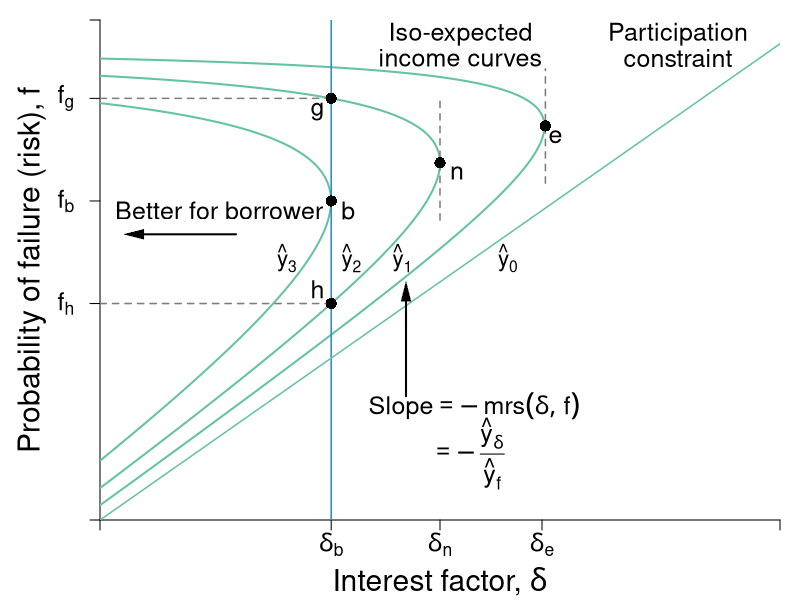

R code for this plot:
#Graph Designer: Simon Halliday
#Authors: Bowles, Foley and Halliday
#Title: Coordination, Conflict and Competition: A Text in Microeconomics

library(shape)
pdf(file = "credit/non_contractual_brf_part_a.pdf", width = 8, height = 6)

#Set parameters for graphics
axislabelsize <- 1.8
labelsize <- 1.5
namesize <- 1.8
annotatesize <- 1.5
graphlinewidth <- 2
segmentlinewidth <- 1.5

COL <- c("#7fc97f", "#beaed4", "#fdc086", "#ffff99", "#386cb0", "#f0027f", "#bf5b17", "#666666")
COLA <- c("#e0f3db", "#99d8c9","#66c2a4","#41ae76", "#238b45", "#005824")
COLB <- c("#c6dbef", "#4eb3d3", "#2b8cbe", "#0868ac","#084081")
grays <- gray.colors(25, start = 1, end = 0, alpha = 1)

#Edited the margins to cater for the larger LHS labels
par(mar =  c(4, 5, 1, 1))

brfFn <- function(delta, mu = 1) {
  .5 + (delta / (2 * mu)) 
}

isoreturnFn <- function(delta, pi=0.125) {
  1 - (pi)/delta
}


yFn <- function(d1, f1, mu = 1){
  mu*f1*(1 - f1) - d1*(1 - f1)
}

ylow <- function(delta, mu = 1, ybar = 0.03){
  (-sqrt(delta^2 - 2*delta*mu + mu^2 - 4*mu*ybar) + delta + mu)/(2*mu)
}

yhigh <- function(delta, mu = 1, ybar = 0.03){
  (sqrt(delta^2 - 2*delta*mu + mu^2 - 4*mu*ybar) + delta + mu)/(2*mu)
}

xlims <- c(0, 1)
ylims <- c(0, 1.05)

npts <- 501 
d1 <- seq(xlims[1], xlims[2], length.out = npts)
f1 <- seq(ylims[1], ylims[2], length.out = npts) 
a <- c(0.03, 0.0625, 0.109)

plot(0, 0, xlim = xlims, ylim = ylims, type = "n",
     xlab = expression(paste("")),
     ylab = expression(paste("")), 
     xaxt = "n", 
     yaxt = "n", 
     cex.lab = axislabelsize, 
     bty = "n", 
     xaxs="i", 
     yaxs="i"
)


# ticksy <- seq(from = 0, to = ylims[2], by = 0.1)
# ylabels <- seq(from = 0, to = ylims[2], by = 0.1)
# ticksx <- seq(from = 0, to = xlims[2], by = 0.1)
# xlabels <- seq(from = 0, to = xlims[2], by = 0.1)
#ticksy <- c(ylims[1], 0.5, brfFn(delta = 0.34), brfFn(delta = 0.5), brfFn(delta = 0.65), yhigh(delta = 0.5), ylims[2])
#ticksy <- c(ylims[1], 0.5, brfFn(delta = 0.34), NA, brfFn(delta = 0.5), NA, NA, ylims[2])
ticksy <- c(ylims[1], NA, NA, ylow(delta = 0.34, ybar = 0.0625), brfFn(delta = 0.34), NA, yhigh(delta = 0.34, ybar = 0.0625), ylims[2])

ylabels <- c(NA, NA, NA, NA,NA,NA, NA, NA)
#ylabels <- c(NA, expression(paste(f == frac(1,2))), expression(paste(f^d)), expression(paste(f*(delta^L) )),  expression(paste(f*(delta^n) == frac(3,4))),expression(paste(f*(delta^H) )), expression(paste(f^e)), NA)
ticksx <- c(xlims[1], 0.34, 0.5, 0.65, xlims[2])
xlabels <- c(NA,  expression(paste(delta[b])), expression(paste(delta[n])), expression(paste(delta[e])), NA)

axis(1, at = ticksx, pos = 0, labels = xlabels, cex.axis = labelsize)
axis(2, at = ticksy, pos = 0, labels = ylabels, las = 1,cex.axis = labelsize)

#ylabels <- c(NA, expression(paste(f == frac(1,2))), expression(paste(f^d)), expression(paste(f*(delta^L) )),  expression(paste(f*(delta^n) == frac(3,4))),expression(paste(f*(delta^H) )), expression(paste(f^e)), NA)
#text(-0.08, 0.45, expression(paste(f == frac(1,2))), cex = labelsize, xpd =TRUE)

text(-0.05, ylow(delta = 0.34, ybar = 0.0625), expression(paste(f[h])), cex = labelsize, xpd =TRUE)
#text(-0.07, 0.665, expression(paste(f*(delta^L) )), cex = labelsize, xpd =TRUE)
#text(-0.105, 0.753, expression(paste(f*(delta^N) ==frac(3,4) )), cex = labelsize, xpd =TRUE)
#text(-0.07, 0.832, expression(paste(f*(delta^n))), cex = labelsize, xpd =TRUE)
#text(-0.07, 0.93, expression(paste(f*(delta^H) )), cex = labelsize, xpd =TRUE)
text(-0.05, brfFn(delta = 0.34), expression(paste(f[b])), cex = labelsize, xpd =TRUE)
text(-0.05, yhigh(delta = 0.34, ybar = 0.0625), expression(paste(f[g])), cex = labelsize, xpd =TRUE)
# y-labels with numeric values
# text(-0.0905, 0.48, expression(paste(frac(1,2) == f)), cex = labelsize, xpd =TRUE)
# text(-0.05, 0.58, expression(paste(0.57 == f^d)), cex = labelsize, xpd =TRUE)
# text(-0.07, 0.66, expression(paste(0.67 == f*(delta^L) )), cex = labelsize, xpd =TRUE)
# text(-0.105, 0.76, expression(paste(frac(3,4) == f*(delta^n))), cex = labelsize, xpd =TRUE)
# text(-0.07, 0.84, expression(paste(0.83 == f*(delta^n) )), cex = labelsize, xpd =TRUE)
# text(-0.07, 0.93, expression(paste(0.93 == f*(delta^H) )), cex = labelsize, xpd =TRUE)
# text(-0.05, 1.05, expression(paste(1.05f^e)), cex = labelsize, xpd =TRUE)


npts <- 503 
xx1 <- seq(xlims[1], xlims[2], length.out = npts)
xx2 <- seq(0, 1, length.out = npts)

#Draw the graphs
#lines(xx1, brfFn(xx1), col = COLA[4], lwd = graphlinewidth)

#Axis labels
mtext(expression(paste("Interest factor, ", delta)), side = 1, line = 3, cex = axislabelsize)
text(-0.1, 0.5*(ylims[2]), expression(paste("Probability of failure (risk), ", f)), xpd = TRUE, cex = axislabelsize, srt = 90) 

#Contour lines
contour(d1, f1,
        outer(d1, f1, yFn),
        drawlabels = FALSE,
        col = COLA[3],
        lwd = graphlinewidth,
        levels = a,
        xaxs="i",
        yaxs="i",
        add = TRUE)

segments(0.5, 0.63, 0.5, yhigh(delta = 0.5) - 0.05, lty = 2, col = grays[20] , lwd = segmentlinewidth)
segments(0, yhigh(delta = 0.34, ybar = 0.0625), 0.34, yhigh(delta = 0.34, ybar = 0.0625), lty = 2, col = grays[20] , lwd = segmentlinewidth)
segments(0, ylow(delta = 0.34, ybar = 0.0625), 0.34, ylow(delta = 0.34, ybar = 0.0625), lty = 2, col = grays[20] , lwd = segmentlinewidth)

segments(0.34, 0, 0.34, ylims[2], lty = 1, col = COLB[3], lwd = segmentlinewidth)
segments(0.655, brfFn(delta = 0.655) - 0.12, 0.655, brfFn(delta = 0.655) + 0.12, lty = 2, col = grays[20] , lwd = segmentlinewidth)

segments(0, 0, 1, 1, lty = 1, col = COLA[3] , lwd = segmentlinewidth)

# 
# segments(8, 0, 8,indiffA(x = 8)  , lty = 2, col = "gray" , lwd = segmentlinewidth)
# segments(0, indiffA(x = 8) , 8,indiffA(x = 8)  , lty = 2, col = "gray" , lwd = segmentlinewidth)

text(0.5+ 0.025, brfFn(delta = 0.5) - 0.02, expression(paste(n)), cex = labelsize)
points(0.5, brfFn(delta = 0.5), pch = 16, col = "black", cex = 1.5)
text(0.34+ 0.025, brfFn(delta = 0.34) - 0.02, expression(paste(b)), cex = labelsize)
points(0.34, brfFn(delta = 0.34), pch = 16, col = "black", cex = 1.5)
text(0.65 + 0.02, brfFn(delta = 0.65) - 0.02, expression(paste(e)), cex = labelsize)
points(0.655, brfFn(delta = 0.655), pch = 16, col = "black", cex = 1.5)

#Points g and h on the Nash iso-expected income
#but on the lower delta for delta[b]
text(0.34 - 0.02, ylow(delta = 0.34, ybar = 0.0625) + 0.03, expression(paste(h)), cex = labelsize)
points(0.34, ylow(delta = 0.34, ybar = 0.0625), pch = 16, col = "black", cex = 1.5)
text(0.34 - 0.02, yhigh(delta = 0.34, ybar = 0.0625) - 0.028, expression(paste(g)), cex = labelsize)
points(0.34, yhigh(delta = 0.34, ybar = 0.0625), pch = 16, col = "black", cex = 1.5)



text(0.53, 1.02, expression(paste("Iso-expected")), cex = labelsize)
text(0.53, 0.97, expression(paste("income curves")), cex = labelsize)
#text(0.3, 1.01, expression(paste(y[1] == y^L)), cex = labelsize)
#text(0.3, 0.88, expression(paste(y[2] == y^{NE})), cex = labelsize)
#text(0.2, 0.75, expression(paste(y[3] == y^H)), cex = labelsize)

text(0.6, 0.55, expression(paste(hat(y)[0])), cex = labelsize - 0.15)
text(0.445, 0.55, expression(paste(hat(y)[1])), cex = labelsize - 0.15)
text(0.37, 0.55, expression(paste(hat(y)[2])), cex = labelsize - 0.15)
text(0.275, 0.55, expression(paste(hat(y)[3])), cex = labelsize - 0.15)
text(0.55, 0.24, expression(paste("Slope", phantom() == -mrs(delta, f))), cex = labelsize)
text(0.54, 0.14, expression(paste(phantom() == -frac(hat(y)[delta], hat(y)[f]))), cex = labelsize)
#text(0.61, 0.14, expression(paste(phantom() == frac(1 - f, q*(1 - 2*f) + delta))), cex = labelsize)
Arrows(0.45, 0.26, 0.45, 0.48, col = "black", lty = 1, lwd = 2, arr.type = "triangle", arr.lwd = 0.5)


#text(0.82, 0.6, expression(paste("More expected income")), cex = labelsize, xpd = TRUE)
text(0.175, 0.65, expression(paste("Better for borrower")), cex = labelsize,xpd = TRUE)
Arrows(0.2, 0.6, 0.05, 0.6, col = "black", lty = 1, lwd = 2, arr.type = "triangle", arr.lwd = 0.5)

text(0.85, 1.02, expression(paste("Participation")), cex = labelsize)
text(0.85, 0.97, expression(paste("constraint")), cex = labelsize)



#text(0.85, 0.68, expression(paste("A's Best Response")), cex = labelsize, xpd  = TRUE)
#text(0.85, 0.63, expression(paste("function")), cex = labelsize, xpd  = TRUE)
#text(0.86, 0.55, expression(paste("Slope ", phantom() == frac(1, 2*q))), cex = labelsize, xpd  = TRUE)
#Arrows(0.85, 0.73, 0.85, 0.89, col = "black", lty = 1, lwd = 2, arr.type = "triangle", arr.lwd = 0.5)

dev.off()
